Frame 1 (no input): blank canvas, image omitted
Frame 60 (the mouse pressed at the canvas centre just before this capture): blank canvas, image omitted
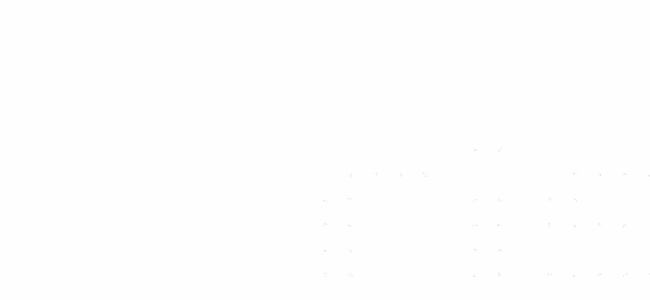
Frame 120 (the mouse held since frame 60 and released just before this capture)

The Processing sketch whose frames 1 and 60 were blank and that drew this single picture after the mouse press (run headless with seeded random() and noise(); from frame 60 on, the mouse is pressed at the canvas centre):

// Processing sketch: processing_19219
// ── processing_19219.pde

//set width
float w;


//set stroke weight
float sw=0; 

//set keyboard counter 
int counter;

//shake ranges
int range=2;

//set color
color c1=color(255,120,30,80);
color c2=color(80,210,255,100);
color c3=color(220,240,255,190);

//set interval(margin)
float ivx=25;
float ivy=25;

//set y direction
float a; 
float b;
float c;
float d;
float e;
float f;

//set x direction each characters
float r1;
float i1;
float s1;
float d1;




//setup 
void setup () {
  size (650,300);
  smooth();
  w=0;
}


//draw
void draw(
) {
  fadeToWhite();

  r1=mouseX;
  a=mouseY;

  i1=r1+ivx*6;
  s1=i1+ivx*3;
  d1=s1+ivx*8;

  b=a+ivy;
  c=b+ivy;
  d=c+ivy;
  e=d+ivy;
  f=e+ivy;

  fill(c1);
  stroke(c2);
  strokeWeight(sw);

  drawR();
  drawI();
  drawS();
  drawD();
}

//mouse
void mousePressed() {
  w=w+1;
  sw=sw+0.2;
  if(w>=40) {
    w=1;
    sw=1;
  }
}

//fadeout
void fadeToWhite() {
  noStroke();
  fill(255,255,255,90);
  rectMode(CORNER);
  rect(0,0,width,height);
}

//save as jpg
void keyPressed() {
  if(keyPressed) {
    if (key=='s'||key=='S') {
      //jpg
      save("myimage" +counter+ ".jpg");
      counter++;
    }
  }
}

//r
void drawR() {

  float r2=r1+ivx;
  float r3=r2+ivx;
  float r4=r3+ivx;
  float r5=r4+ivx;



  ellipse(r1+random(-range,range),c+random(-range,range),w,w);
  ellipse(r1+random(-range,range),d+random(-range,range),w,w);
  ellipse(r1+random(-range,range),e+random(-range,range),w,w);
  ellipse(r1+random(-range,range),f+random(-range,range),w,w);

  ellipse(r2+random(-range,range),b+random(-range,range),w,w);
  ellipse(r2+random(-range,range),c+random(-range,range),w,w);
  ellipse(r2+random(-range,range),d+random(-range,range),w,w);
  ellipse(r2+random(-range,range),e+random(-range,range),w,w);
  ellipse(r2+random(-range,range),f+random(-range,range),w,w);

  ellipse(r3+random(-range,range),b+random(-range,range),w,w);
  ellipse(r4+random(-range,range),b+random(-range,range),w,w);
  ellipse(r5+random(-range,range),b+random(-range,range),w,w);
}

//i
void drawI() {

  float i2=i1+ivx;


  ellipse(i1+random(-range,range),a+random(-range,range),w,w);
  ellipse(i1+random(-range,range),c+random(-range,range),w,w);
  ellipse(i1+random(-range,range),d+random(-range,range),w,w);
  ellipse(i1+random(-range,range),e+random(-range,range),w,w);
  ellipse(i1+random(-range,range),f+random(-range,range),w,w);

  ellipse(i2+random(-range,range),a+random(-range,range),w,w);
  ellipse(i2+random(-range,range),c+random(-range,range),w,w);
  ellipse(i2+random(-range,range),d+random(-range,range),w,w);
  ellipse(i2+random(-range,range),e+random(-range,range),w,w);
  ellipse(i2+random(-range,range),f+random(-range,range),w,w);
}

//s
void drawS() {


  float s2=s1+ivx;
  float s3=s2+ivx;
  float s4=s3+ivx;
  float s5=s4+ivx;
  float s6=s5+ivx;
  float s7=s6+ivx;


  ellipse(s1+random(-range,range),c+random(-range,range),w,w);
  ellipse(s1+random(-range,range),d+random(-range,range),w,w);
  ellipse(s1+random(-range,range),f+random(-range,range),w,w);

  ellipse(s2+random(-range,range),b+random(-range,range),w,w);
  ellipse(s2+random(-range,range),c+random(-range,range),w,w);
  ellipse(s2+random(-range,range),d+random(-range,range),w,w);
  ellipse(s2+random(-range,range),f+random(-range,range),w,w);

  ellipse(s3+random(-range,range),b+random(-range,range),w,w);
  ellipse(s3+random(-range,range),d+random(-range,range),w,w);
  ellipse(s3+random(-range,range),f+random(-range,range),w,w);

  ellipse(s4+random(-range,range),b+random(-range,range),w,w);
  ellipse(s4+random(-range,range),d+random(-range,range),w,w);
  ellipse(s4+random(-range,range),f+random(-range,range),w,w);

  ellipse(s5+random(-range,range),b+random(-range,range),w,w);
  ellipse(s5+random(-range,range),d+random(-range,range),w,w);
  ellipse(s5+random(-range,range),f+random(-range,range),w,w);

  ellipse(s6+random(-range,range),b+random(-range,range),w,w);
  ellipse(s6+random(-range,range),d+random(-range,range),w,w);
  ellipse(s6+random(-range,range),e+random(-range,range),w,w);
  ellipse(s6+random(-range,range),f+random(-range,range),w,w);

  ellipse(s7+random(-range,range),b+random(-range,range),w,w);
  ellipse(s7+random(-range,range),d+random(-range,range),w,w);
  ellipse(s7+random(-range,range),e+random(-range,range),w,w);
}

//d
void drawD() {


  float d2=d1+ivx;
  float d3=d2+ivx;
  float d4=d3+ivx;
  float d5=d4+ivx;
  float d6=d5+ivx;
  float d7=d6+ivx;


  ellipse(d1+random(-range,range),c+random(-range,range),w,w);
  ellipse(d1+random(-range,range),d+random(-range,range),w,w);
  ellipse(d1+random(-range,range),e+random(-range,range),w,w);

  ellipse(d2+random(-range,range),b+random(-range,range),w,w);
  ellipse(d2+random(-range,range),c+random(-range,range),w,w);
  ellipse(d2+random(-range,range),d+random(-range,range),w,w);
  ellipse(d2+random(-range,range),e+random(-range,range),w,w);
  ellipse(d2+random(-range,range),f+random(-range,range),w,w);

  ellipse(d3+random(-range,range),b+random(-range,range),w,w);
  ellipse(d3+random(-range,range),f+random(-range,range),w,w);

  ellipse(d4+random(-range,range),b+random(-range,range),w,w);
  ellipse(d4+random(-range,range),f+random(-range,range),w,w);

  ellipse(d5+random(-range,range),b+random(-range,range),w,w);
  ellipse(d5+random(-range,range),f+random(-range,range),w,w);

  ellipse(d6+random(-range,range),a+random(-range,range),w,w);
  ellipse(d6+random(-range,range),b+random(-range,range),w,w);
  ellipse(d6+random(-range,range),c+random(-range,range),w,w);
  ellipse(d6+random(-range,range),d+random(-range,range),w,w);
  ellipse(d6+random(-range,range),e+random(-range,range),w,w);
  ellipse(d6+random(-range,range),f+random(-range,range),w,w);

  ellipse(d7+random(-range,range),a+random(-range,range),w,w);
  ellipse(d7+random(-range,range),b+random(-range,range),w,w);
  ellipse(d7+random(-range,range),c+random(-range,range),w,w);
  ellipse(d7+random(-range,range),d+random(-range,range),w,w);
  ellipse(d7+random(-range,range),e+random(-range,range),w,w);
}               
